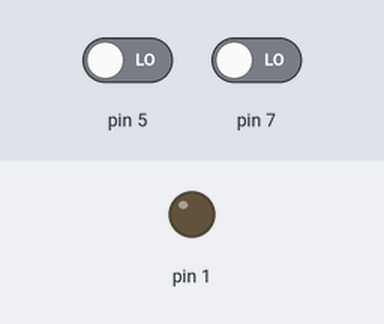
The sketch below on a simulated Arduino Uno, built with avr-gcc and run on an emulated ATmega328P. Shown: output pins drawn as LEDs (lit = HIGH). The inputs (shaded band) are chosen by the test bench; at power-on: pin 5 LOW, pin 7 LOW.

Above: at 1.2 s.
1.3 s: pin 5 driven HIGH
At 1.8 s:
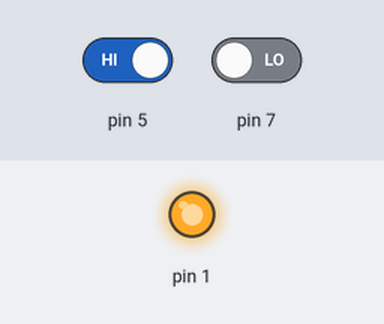
4.3 s: pin 5 driven LOW
At 5.2 s:
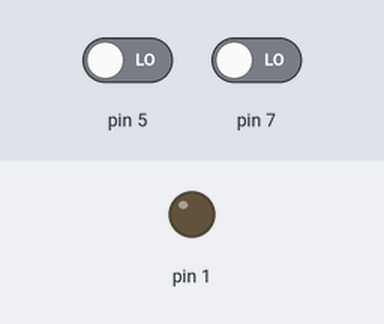
5.8 s: pin 7 driven HIGH
At 6.0 s:
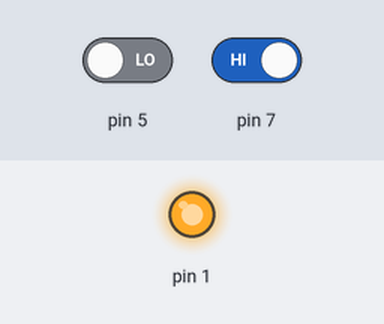
Timing chart, 0 to 8.8 s (numbered marks = the images above; inputs shaded):
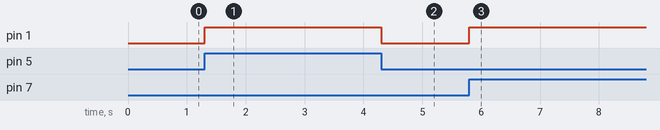

The sketch:

gps.ino
```cpp
void setup()
{
    pinMode(1, OUTPUT);
    pinMode(5, INPUT);
    pinMode(7, INPUT);
}

void loop()
{

    if (digitalRead(5)==HIGH)
    {
        digitalWrite(1, HIGH);
        delay(100);
        digitalWrite(1, LOW);
    }

    if (digitalRead(7)==HIGH)
    {
        digitalWrite(1, HIGH);
        delay(200);
        digitalWrite(1, LOW);
    }

}
```

Measured:
- after the input at 1.3 s, pin 1: LOW → HIGH at once
- after the input at 4.3 s, pin 1: HIGH → LOW at once
- after the input at 5.8 s, pin 1: LOW → HIGH at once
